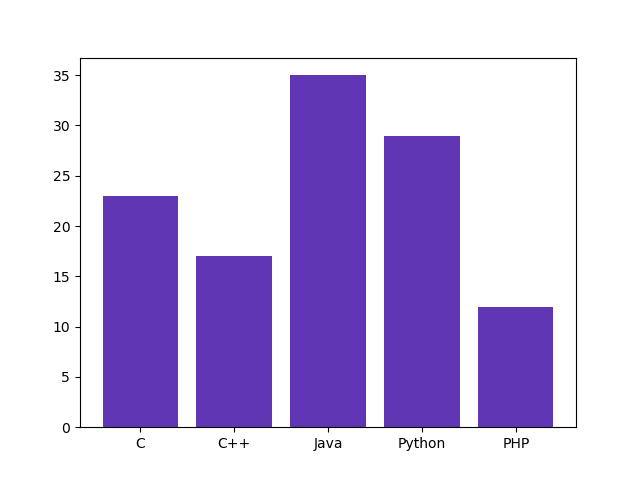

The Python source for this figure:
import matplotlib.pyplot as plt

fig = plt.figure()
ax = fig.add_subplot(111)

languages = ['C', 'C++', 'Java', 'Python', 'PHP']
students = [23, 17, 35, 29, 12]

ax.bar(languages, students, color='#6136B4')

plt.savefig("02_BAR")

plt.show()
